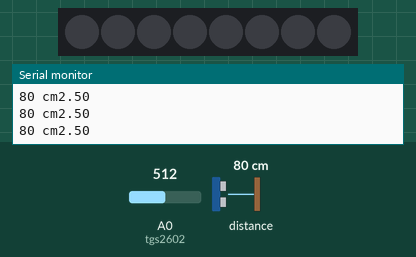
This sketch was run on a simulated Arduino Uno, built with avr-gcc and run on an emulated ATmega328P. Shown: 8 RGB LEDs in strip order, left to right, the last lines printed to the serial monitor. The inputs (shaded band) are chosen by the test bench; at power-on: distance to the obstacle 80 cm, A0 (tgs2602) = 512. Dim RGB values are drawn brighter than linear.

Above: at 1.2 s.
1.3 s: distance to the obstacle set to 43 cm
2.8 s: distance to the obstacle set to 35 cm
At 3.7 s:
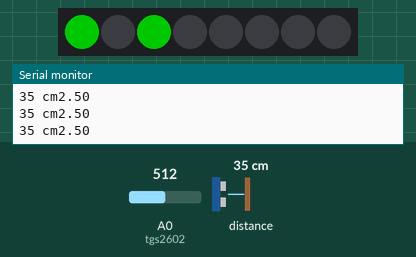
4.3 s: A0 (tgs2602) set to 791
5.8 s: A0 (tgs2602) set to 812
At 6.8 s:
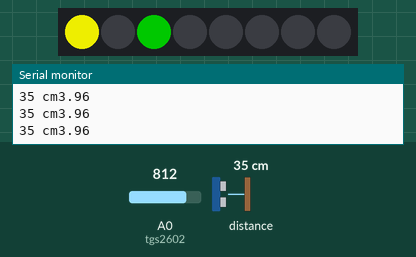
7.4 s: distance to the obstacle set to 17 cm
At 8.6 s:
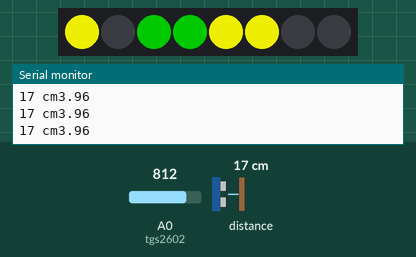
8.9 s: distance to the obstacle set to 13 cm
At 10.2 s:
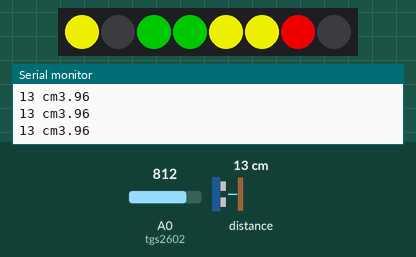
Timing chart, 0 to 11.4 s (numbered marks = the images above; inputs shaded):
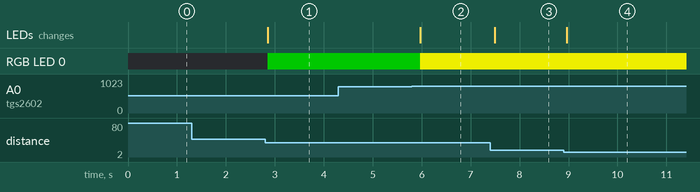

The sketch:

smart_trash_can.ino
```cpp
/* This example shows how to get single-shot range
 measurements from the VL53L0X. The sensor can optionally be
 configured with different ranging profiles, as described in
 the VL53L0X API user manual, to get better performance for
 a certain application. This code is based on the four
 "SingleRanging" examples in the VL53L0X API.

 The range readings are in units of mm. */

#include <Wire.h>
// deklarasi library sensor jarak
#include <VL53L0X.h>
// deklarasi library led
#include <FastLED.h>

// deklarasi variable untuk menyimpan nilai jarak satuan default mm
VL53L0X sensor_jarak;
// deklarasi variable untuk menyimpan nilai jarak satuan cm
int hasil;
// deklarasi variable untuk led
#define pin_led 3
#define num_led 8
#define CLOCK_PIN 13
#define FASTLED_ALLOW_INTERRUPTS 0
#define BRIGHTNESS  200

CRGB color_lampu[num_led];


// Uncomment this line to use long range mode. This
// increases the sensitivity of the sensor and extends its
// potential range, but increases the likelihood of getting
// an inaccurate reading because of reflections from objects
// other than the intended target. It works best in dark
// conditions.

#define LONG_RANGE
//#define HIGH_SPEED
#define HIGH_ACCURACY
#define tgs2602 A0
//Awal Tgs2602
const long interval = 1000;
int dataAdc = 0;
float vTgs2602 = 0.00;

void preHeating(int det){
unsigned long previousMillis = 0;
int detSkg = 0;
Serial.print("Warming up sensors..");
Serial.print("Time: ");
do{
unsigned long currentMillis = millis();
if(currentMillis - previousMillis >= interval){
previousMillis = currentMillis;
detSkg++;
Serial.print(" ");
Serial.print(detSkg);
 }
 }
while(detSkg <= det);
detSkg = 0;
}//End Tgs2602


void setup(){
  /* sensor tgs2602*/
  Serial.print("V TGS2602: Volt");
  /* end */

  /* setup fungsi lednya */
   FastLED.addLeds<NEOPIXEL, pin_led>(color_lampu, num_led);  // GRB ordering is assumed
   FastLED.setBrightness(BRIGHTNESS);
  /* END */

  /* setup sensor jaraknya */
  Serial.begin(9600);
  Wire.begin();

  sensor_jarak.setTimeout(500);
  if (!sensor_jarak.init())
  {
//    Serial.println("Failed to detect and initialize sensor!");
    while (1) {}
  }

#if defined LONG_RANGE
  // lower the return signal rate limit (default is 0.25 MCPS)
  sensor_jarak.setSignalRateLimit(0.1);
  // increase laser pulse periods (defaults are 14 and 10 PCLKs)
  sensor_jarak.setVcselPulsePeriod(VL53L0X::VcselPeriodPreRange, 14);
  sensor_jarak.setVcselPulsePeriod(VL53L0X::VcselPeriodFinalRange, 10);
#endif

#if defined HIGH_SPEED
  // reduce timing budget to 20 ms (default is about 33 ms)
  sensor_jarak.setMeasurementTimingBudget(20000);
#elif defined HIGH_ACCURACY
  // increase timing budget to 200 ms
  sensor_jarak.setMeasurementTimingBudget(200000);
#endif
/* END */
}

void loop()
{


  /* logic program khusus bagian sensor jarak */
//  Serial.print(sensor_jarak.readRangeSingleMillimeters());
  // rumus untuk mengubah mm ke cm
  hasil = sensor_jarak.readRangeSingleMillimeters()/10;
//  Serial.print("jarak = ");
Serial.print(hasil);
Serial.print(" cm");
  /* END */

  /* sensor tgs 2602 */
  dataAdc = analogRead(tgs2602);
  vTgs2602 = dataAdc * 0.00488;
//  Serial.print(" ");
 Serial.println(vTgs2602);
  delay(50);
  /* END */

// logic penting (mengukur ketinggian isi sampah melalui level/jarak )

 indikator();
 Sensor_TGS_2602();

  if (sensor_jarak.timeoutOccurred()) { Serial.print(" TIMEOUT"); }

//  Serial.println();
  /* END */
}

/** function indikator untuk menentukan warna dari
setiap level/ketinggian sampahnya**/
void indikator(){

     /* LOGIC LEVEL 100% (penuh) */
     if(hasil >= 4 && hasil <= 8) {
      LEDOK3();
      LEDOK4();
      LEDOK5();
      LEDOK6();
      LEDOK7();
      LEDOK8();
     }else{
       color_lampu[2] = CRGB::Black;
       color_lampu[3] = CRGB::Black;
       color_lampu[4] = CRGB::Black;
       color_lampu[5] = CRGB::Black;
       color_lampu[6] = CRGB::Black;
       color_lampu[7] = CRGB::Black;
      }
      /* 60% - 90% */
      if(hasil >= 8 && hasil <= 15) {
      LEDOK3();
      LEDOK4();
      LEDOK5();
      LEDOK6();
      LEDOK7();
     }else{
       color_lampu[2] = CRGB::Black;
       color_lampu[3] = CRGB::Black;
       color_lampu[4] = CRGB::Black;
       color_lampu[5] = CRGB::Black;
       color_lampu[6] = CRGB::Black;
      }

      /* LOGIC LEVEL 50% (setengah)*/
      if  ( hasil >= 15 && hasil <= 20) {
      LEDOK3();
      LEDOK4();
      LEDOK5();
      LEDOK6();
      }else{
       color_lampu[2] = CRGB::Black;
       color_lampu[3] = CRGB::Black;
       color_lampu[4] = CRGB::Black;
        color_lampu[5] = CRGB::Black;

        }
      /* 40% */
        if  ( hasil >= 20 && hasil <= 28) {
      LEDOK3();
      LEDOK4();
      LEDOK5();
      }else{
       color_lampu[2] = CRGB::Black;
       color_lampu[3] = CRGB::Black;
       color_lampu[4] = CRGB::Black;
        }
        /* END */

      /* LOGIC LEVEL KOSONG 20% */
      if ( hasil >= 30 && hasil <= 32) {
      LEDOK3();
      LEDOK4();

     }else{
        color_lampu[2] = CRGB::Black;
       color_lampu[3] = CRGB::Black;
      }

      /* kosong sekali */
      if ( hasil >= 32 && hasil <= 38) {
      LEDOK3();

     }else{
       color_lampu[2] = CRGB::Black;
      }

      /* END */
  }


/* LOGIC PROGRAM (LED STRIP)*/
void LEDOK3(){
  color_lampu[2] = CRGB::Green;

  FastLED.show();
  }

void LEDOK4(){
  color_lampu[3] = CRGB::Green;

  FastLED.show();
  }

void LEDOK5(){
  color_lampu[4] = CRGB::Yellow;

  FastLED.show();
  }

void LEDOK6(){
  color_lampu[5] = CRGB::Yellow;

  FastLED.show();
  }

void LEDOK7(){
  color_lampu[6] = CRGB::Red;

  FastLED.show();
  }

void LEDOK8(){
  color_lampu[7] = CRGB::Red;
  FastLED.show();
  }

void Black(){
//  leds[0] = CRGB::Black;
//  leds[1] = CRGB::Black;
  color_lampu[2] = CRGB::Black;
  color_lampu[3] = CRGB::Black;
  color_lampu[4] = CRGB::Black;
  color_lampu[5] = CRGB::Black;
  color_lampu[6] = CRGB::Black;
  color_lampu[7] = CRGB::Black;
  FastLED.show();
  }
/* END */

void Sensor_TGS_2602(){

   if (vTgs2602 >= 4.90){
     color_lampu [0] = CRGB::Red;
   }
   else if (vTgs2602 >= 3.90 && vTgs2602 <= 4.90 ){
    color_lampu [0] = CRGB::Yellow;
   }
   else if (vTgs2602 >= 0.00 && vTgs2602 <= 3.90 ){
    color_lampu [0] = CRGB::Green;
    }
 }
```

Measured:
- the behaviour switches between 39 and 38 cm on distance to the obstacle (found by bisection; images 0 and 1)
- the behaviour switches between 799 and 800 on A0 (tgs2602) (found by bisection; images 1 and 2)
- the behaviour switches between 16 and 15 cm on distance to the obstacle (found by bisection; images 3 and 4)
- after the input at 2.8 s, RGB LED 0: off → RGB(0, 100, 0) after 0.05 s; the LEDs: change after 0.05 s (image 1)
- after the input at 5.8 s, RGB LED 0: RGB(0, 100, 0) → RGB(200, 200, 0) after 0.17 s; the LEDs: change after 0.17 s (image 2)
- after the input at 7.4 s, the LEDs: change after 0.10 s (image 3)
- after the input at 8.9 s, the LEDs: change after 0.07 s (image 4)
